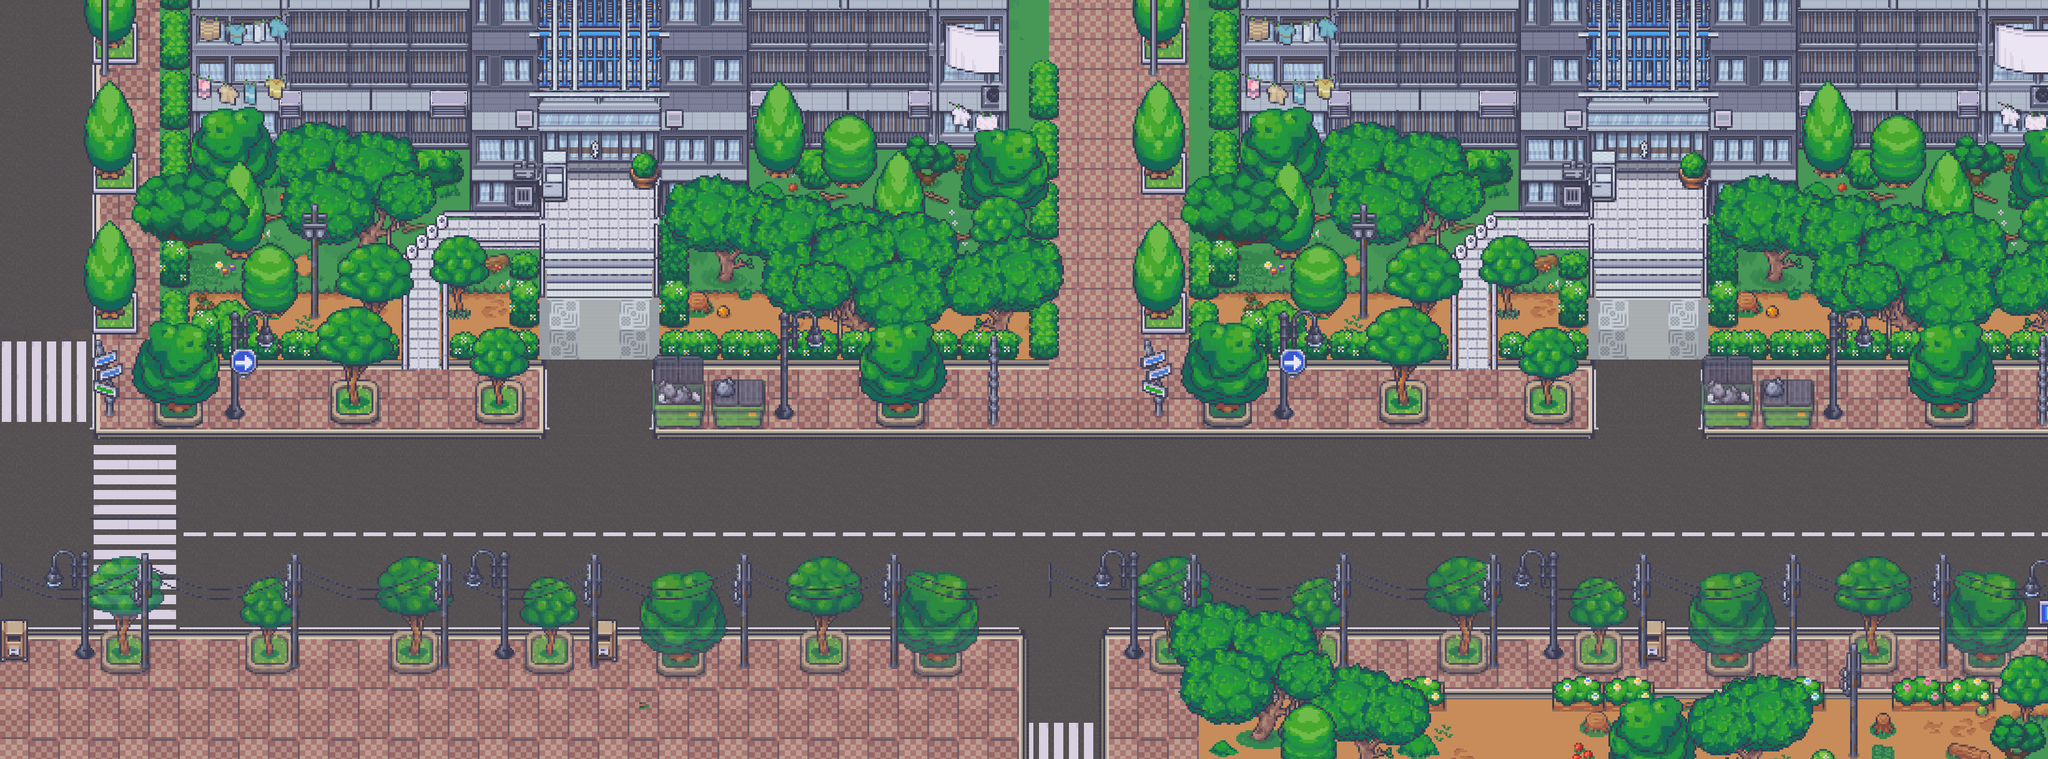

Below is a game level as drawn by its tile map, then a one-line description and the .tmx that defines it (tile-layer data replaced by summaries):
An orthogonal 205x76 tile map with 16x16 px tiles, 16 tile layers (di, 1, 2, 3, ...), 19 tilesets and 64 objects.

<map version="1.10" tiledversion="1.10.2" orientation="orthogonal" renderorder="right-down" width="205" height="76" tilewidth="16" tileheight="16" infinite="0" nextlayerid="18" nextobjectid="72">
 <tileset firstgid="1" name="16_Office_32x32" tilewidth="16" tileheight="16" tilecount="12160" columns="64">
  <image source="damen/16_Office_32x32.png" trans="000000" width="1024" height="3040" />
 </tileset>
 <tileset firstgid="12161" name="Tileset_10_MV" tilewidth="16" tileheight="16" tilecount="2304" columns="48">
  <image source="damen/Tileset_10_MV.png" trans="000000" width="768" height="768" />
 </tileset>
 <tileset firstgid="14465" name="17_Visibile_Upstairs_System_48x48" tilewidth="16" tileheight="16" tilecount="3888" columns="48">
  <image source="damen/17_Visibile_Upstairs_System_48x48.png" trans="000000" width="768" height="1296" />
 </tileset>
 <tileset firstgid="18353" name="Tileset_17_MV" tilewidth="16" tileheight="16" tilecount="2304" columns="48">
  <image source="damen/Tileset_17_MV.png" trans="000000" width="768" height="768" />
 </tileset>
 <tileset firstgid="20657" name="Kitchen_02" tilewidth="16" tileheight="16" tilecount="2304" columns="48">
  <image source="damen/Kitchen_02.png" trans="000000" width="768" height="768" />
 </tileset>
 <tileset firstgid="22961" name="12_Kitchen_48x48" tilewidth="16" tileheight="16" tilecount="7056" columns="48">
  <image source="damen/12_Kitchen_48x48.png" trans="000000" width="768" height="2352" />
 </tileset>
 <tileset firstgid="30017" name="4_Bedroom_48x48" tilewidth="16" tileheight="16" tilecount="15408" columns="48">
  <image source="damen/4_Bedroom_48x48.png" trans="000000" width="768" height="5136" />
 </tileset>
 <tileset firstgid="45425" name="3_Bathroom_48x48" tilewidth="16" tileheight="16" tilecount="8064" columns="48">
  <image source="damen/3_Bathroom_48x48.png" trans="000000" width="768" height="2688" />
 </tileset>
 <tileset firstgid="53489" name="2_LivingRoom_Black_Shadow_48x48" tilewidth="16" tileheight="16" tilecount="6480" columns="48">
  <image source="damen/2_LivingRoom_Black_Shadow_48x48.png" trans="000000" width="768" height="2160" />
 </tileset>
 <tileset firstgid="59969" name="18_Jail_48x48" tilewidth="16" tileheight="16" tilecount="6480" columns="48">
  <image source="damen/18_Jail_48x48.png" trans="000000" width="768" height="2160" />
 </tileset>
 <tileset firstgid="66449" name="Tileset_21_MV" tilewidth="16" tileheight="16" tilecount="2304" columns="48">
  <image source="damen/Tileset_21_MV.png" trans="000000" width="768" height="768" />
 </tileset>
 <tileset firstgid="68753" name="Tileset_1_MV" tilewidth="16" tileheight="16" tilecount="2304" columns="48">
  <image source="damen/Tileset_1_MV.png" trans="000000" width="768" height="768" />
 </tileset>
 <tileset firstgid="71057" name="Tileset_20_MV" tilewidth="16" tileheight="16" tilecount="2304" columns="48">
  <image source="damen/Tileset_20_MV.png" trans="000000" width="768" height="768" />
 </tileset>
 <tileset firstgid="73361" name="Tileset_25_MV" tilewidth="16" tileheight="16" tilecount="2304" columns="48">
  <image source="damen/Tileset_25_MV.png" trans="000000" width="768" height="768" />
 </tileset>
 <tileset firstgid="75665" name="Tileset_69_MV" tilewidth="16" tileheight="16" tilecount="2304" columns="48">
  <image source="damen/Tileset_69_MV.png" trans="000000" width="768" height="768" />
 </tileset>
 <tileset firstgid="77969" name="Tileset_8_MV" tilewidth="16" tileheight="16" tilecount="2304" columns="48">
  <image source="damen/Tileset_8_MV.png" trans="000000" width="768" height="768" />
 </tileset>
 <tileset firstgid="80273" name="Tileset_30_MV" tilewidth="16" tileheight="16" tilecount="2304" columns="48">
  <image source="damen/Tileset_30_MV.png" trans="000000" width="768" height="768" />
 </tileset>
 <tileset firstgid="82577" name="2_LivingRoom_Black_Shadow_48x48" tilewidth="16" tileheight="16" tilecount="6480" columns="48">
  <image source="damen/2_LivingRoom_Black_Shadow_48x48.png" trans="000000" width="768" height="2160" />
 </tileset>
 <tileset firstgid="89057" name="Tileset_16_MV" tilewidth="16" tileheight="16" tilecount="2304" columns="48">
  <image source="damen/Tileset_16_MV.png" trans="000000" width="768" height="768" />
 </tileset>
 <layer id="1" name="di" width="205" height="76">
  <data>[15580 cells, 13960 non-empty, 462 distinct tile ids]</data>
 </layer>
 <layer id="2" name="1" width="205" height="76">
  <data>[15580 cells, 3027 non-empty, 395 distinct tile ids]</data>
 </layer>
 <layer id="3" name="2" width="205" height="76" opacity="0.82">
  <data>[15580 cells, 2640 non-empty, 494 distinct tile ids]</data>
 </layer>
 <layer id="4" name="3" width="205" height="76">
  <data>[15580 cells, 1445 non-empty, 289 distinct tile ids]</data>
 </layer>
 <layer id="5" name="4" width="205" height="76">
  <data>[15580 cells, 600 non-empty, 161 distinct tile ids]</data>
 </layer>
 <layer id="6" name="5" width="205" height="76">
  <data>[15580 cells, 1975 non-empty, 550 distinct tile ids]</data>
 </layer>
 <layer id="7" name="6" width="205" height="76">
  <data>[15580 cells, 1022 non-empty, 529 distinct tile ids]</data>
 </layer>
 <layer id="8" name="7" width="205" height="76">
  <data>[15580 cells, 1078 non-empty, 539 distinct tile ids]</data>
 </layer>
 <layer id="9" name="8" width="205" height="76">
  <data>[15580 cells, 963 non-empty, 666 distinct tile ids]</data>
 </layer>
 <layer id="10" name="9" width="205" height="76">
  <data>[15580 cells, 690 non-empty, 309 distinct tile ids]</data>
 </layer>
 <layer id="11" name="10" width="205" height="76">
  <data>[15580 cells, 387 non-empty, 123 distinct tile ids]</data>
 </layer>
 <layer id="12" name="11" width="205" height="76">
  <data>[15580 cells, 1030 non-empty, 433 distinct tile ids]</data>
 </layer>
 <layer id="14" name="111" width="205" height="76">
  <data>[15580 cells, 640 non-empty, 158 distinct tile ids]</data>
 </layer>
 <layer id="13" name="12" width="205" height="76">
  <data>[15580 cells, 1778 non-empty, 337 distinct tile ids]</data>
 </layer>
 <layer id="15" name="13" width="205" height="76">
  <data>[15580 cells, 704 non-empty, 354 distinct tile ids]</data>
 </layer>
 <layer id="16" name="14" width="205" height="76">
  <data>[15580 cells, 179 non-empty, 86 distinct tile ids]</data>
 </layer>
 <objectgroup id="17" name="object">
  <object id="1" x="2444" y="613.333" width="71.3333" height="61.3333" />
  <object id="2" x="2212" y="610.667" width="71.3333" height="65.3333" />
  <object id="3" x="1931" y="621" width="70.5" height="60" />
  <object id="4" x="2044" y="651.5" width="25" height="19.5" />
  <object id="6" x="1848.67" y="657" width="15" height="11.3333" />
  <object id="7" x="1831" y="469" width="67.5" height="63.5" />
  <object id="8" x="1831.5" y="242.5" width="67" height="66.5" />
  <object id="9" x="1828" y="32.5" width="69" height="68" />
  <object id="10" x="1838" y="109" width="15" height="11" />
  <object id="11" x="1656" y="-6" width="1638" height="14" />
  <object id="13" x="1676" y="-8" width="16" height="1260" />
  <object id="15" x="3276" y="-8" width="32" height="1260" />
  <object id="16" x="1667.88" y="1215.15" width="1684.85" height="36.3636" />
  <object id="17" x="2543.33" y="386.667" width="9" height="89" />
  <object id="18" x="2443.5" y="385.5" width="102" height="9" />
  <object id="19" x="2390" y="403" width="10" height="185.5" />
  <object id="20" x="2396.5" y="392" width="49.5" height="9" />
  <object id="21" x="2387" y="340" width="161" height="10" />
  <object id="22" x="2548" y="266" width="6" height="83" />
  <object id="23" x="2549.5" y="296" width="37.5" height="26" />
  </objectgroup>
</map>
<!-- 44 of 64 objects omitted -->
